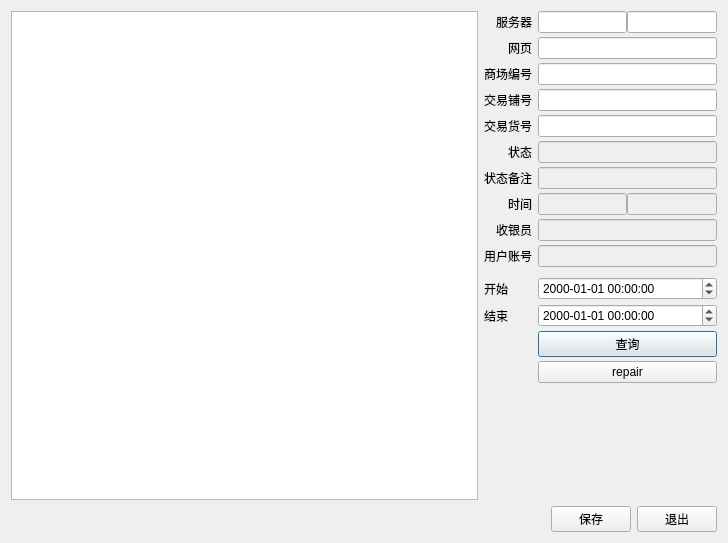
<?xml version="1.0" encoding="UTF-8"?>
<ui version="4.0">
 <class>w_scr_dish_data_collection_dialog</class>
 <widget class="QDialog" name="w_scr_dish_data_collection_dialog">
  <property name="geometry">
   <rect>
    <x>0</x>
    <y>0</y>
    <width>728</width>
    <height>543</height>
   </rect>
  </property>
  <property name="windowTitle">
   <string>Dialog</string>
  </property>
  <layout class="QVBoxLayout" name="verticalLayout">
   <item>
    <layout class="QHBoxLayout" name="horizontalLayout_3" stretch="2,1">
     <item>
      <widget class="lds_tableView" name="tableView"/>
     </item>
     <item>
      <layout class="QGridLayout" name="gridLayout">
       <property name="verticalSpacing">
        <number>4</number>
       </property>
       <item row="19" column="1">
        <widget class="lds_toolbar_button" name="pushButton_serach">
         <property name="text">
          <string>查询</string>
         </property>
         <property name="outer_stylesheet" stdset="0">
          <string>pushbutton</string>
         </property>
        </widget>
       </item>
       <item row="14" column="1" rowspan="2">
        <widget class="QLineEdit" name="lineEdit_username">
         <property name="enabled">
          <bool>false</bool>
         </property>
        </widget>
       </item>
       <item row="14" column="0" rowspan="2">
        <widget class="QLabel" name="label_12">
         <property name="text">
          <string>用户账号</string>
         </property>
         <property name="alignment">
          <set>Qt::AlignRight|Qt::AlignTrailing|Qt::AlignVCenter</set>
         </property>
        </widget>
       </item>
       <item row="11" column="1" rowspan="2">
        <widget class="QLineEdit" name="lineEdit_cashier">
         <property name="enabled">
          <bool>false</bool>
         </property>
        </widget>
       </item>
       <item row="2" column="1">
        <widget class="QLineEdit" name="lineEdit_mallid"/>
       </item>
       <item row="0" column="0">
        <widget class="QLabel" name="label">
         <property name="text">
          <string>服务器</string>
         </property>
         <property name="alignment">
          <set>Qt::AlignRight|Qt::AlignTrailing|Qt::AlignVCenter</set>
         </property>
        </widget>
       </item>
       <item row="17" column="0">
        <widget class="QLabel" name="label_6">
         <property name="text">
          <string>开始</string>
         </property>
        </widget>
       </item>
       <item row="18" column="0">
        <widget class="QLabel" name="label_7">
         <property name="text">
          <string>结束</string>
         </property>
        </widget>
       </item>
       <item row="9" column="1" rowspan="2">
        <layout class="QHBoxLayout" name="horizontalLayout_4">
         <property name="spacing">
          <number>0</number>
         </property>
         <item>
          <widget class="QLineEdit" name="lineEdit_txdate_yyyymmdd">
           <property name="enabled">
            <bool>false</bool>
           </property>
          </widget>
         </item>
         <item>
          <widget class="QLineEdit" name="lineEdit_txtime_hhmmss">
           <property name="enabled">
            <bool>false</bool>
           </property>
          </widget>
         </item>
        </layout>
       </item>
       <item row="2" column="0">
        <widget class="QLabel" name="label_4">
         <property name="text">
          <string>商场编号</string>
         </property>
         <property name="alignment">
          <set>Qt::AlignRight|Qt::AlignTrailing|Qt::AlignVCenter</set>
         </property>
        </widget>
       </item>
       <item row="7" column="1" rowspan="2">
        <widget class="QLineEdit" name="lineEdit_ch_uploadmemo">
         <property name="enabled">
          <bool>false</bool>
         </property>
        </widget>
       </item>
       <item row="4" column="0">
        <widget class="QLabel" name="label_5">
         <property name="text">
          <string>交易货号</string>
         </property>
         <property name="alignment">
          <set>Qt::AlignRight|Qt::AlignTrailing|Qt::AlignVCenter</set>
         </property>
        </widget>
       </item>
       <item row="3" column="1">
        <widget class="QLineEdit" name="lineEdit_storecode"/>
       </item>
       <item row="1" column="0">
        <widget class="QLabel" name="label_2">
         <property name="text">
          <string>网页</string>
         </property>
         <property name="alignment">
          <set>Qt::AlignRight|Qt::AlignTrailing|Qt::AlignVCenter</set>
         </property>
        </widget>
       </item>
       <item row="11" column="0" rowspan="2">
        <widget class="QLabel" name="label_11">
         <property name="text">
          <string>收银员</string>
         </property>
         <property name="alignment">
          <set>Qt::AlignRight|Qt::AlignTrailing|Qt::AlignVCenter</set>
         </property>
        </widget>
       </item>
       <item row="9" column="0" rowspan="2">
        <widget class="QLabel" name="label_10">
         <property name="text">
          <string>时间</string>
         </property>
         <property name="alignment">
          <set>Qt::AlignRight|Qt::AlignTrailing|Qt::AlignVCenter</set>
         </property>
        </widget>
       </item>
       <item row="5" column="1" rowspan="2">
        <widget class="QLineEdit" name="lineEdit_ch_uploadflag">
         <property name="enabled">
          <bool>false</bool>
         </property>
        </widget>
       </item>
       <item row="21" column="1" rowspan="3">
        <spacer name="verticalSpacer">
         <property name="orientation">
          <enum>Qt::Vertical</enum>
         </property>
         <property name="sizeHint" stdset="0">
          <size>
           <width>0</width>
           <height>1000</height>
          </size>
         </property>
        </spacer>
       </item>
       <item row="4" column="1">
        <widget class="QLineEdit" name="lineEdit_itemcode"/>
       </item>
       <item row="3" column="0">
        <widget class="QLabel" name="label_3">
         <property name="text">
          <string>交易铺号</string>
         </property>
         <property name="alignment">
          <set>Qt::AlignRight|Qt::AlignTrailing|Qt::AlignVCenter</set>
         </property>
        </widget>
       </item>
       <item row="0" column="1">
        <layout class="QHBoxLayout" name="horizontalLayout">
         <property name="spacing">
          <number>0</number>
         </property>
         <item>
          <widget class="QLineEdit" name="lineEdit_service_ip"/>
         </item>
         <item>
          <widget class="QLineEdit" name="lineEdit_service_port"/>
         </item>
        </layout>
       </item>
       <item row="7" column="0" rowspan="2">
        <widget class="QLabel" name="label_9">
         <property name="text">
          <string>状态备注</string>
         </property>
         <property name="alignment">
          <set>Qt::AlignRight|Qt::AlignTrailing|Qt::AlignVCenter</set>
         </property>
        </widget>
       </item>
       <item row="5" column="0" rowspan="2">
        <widget class="QLabel" name="label_8">
         <property name="text">
          <string>状态</string>
         </property>
         <property name="alignment">
          <set>Qt::AlignRight|Qt::AlignTrailing|Qt::AlignVCenter</set>
         </property>
        </widget>
       </item>
       <item row="16" column="0" colspan="2">
        <widget class="QLabel" name="label_13">
         <property name="minimumSize">
          <size>
           <width>0</width>
           <height>2</height>
          </size>
         </property>
         <property name="maximumSize">
          <size>
           <width>16777215</width>
           <height>2</height>
          </size>
         </property>
         <property name="styleSheet">
          <string notr="true"/>
         </property>
         <property name="text">
          <string/>
         </property>
         <property name="outer_stylesheet" stdset="0">
          <string>line_div_h</string>
         </property>
        </widget>
       </item>
       <item row="1" column="1">
        <widget class="QLineEdit" name="lineEdit_service_submit_path"/>
       </item>
       <item row="17" column="1">
        <widget class="lds_datetimeEdit" name="dateTimeEdit">
         <property name="displayFormat">
          <string>yyyy-MM-dd hh:mm:ss</string>
         </property>
        </widget>
       </item>
       <item row="18" column="1">
        <widget class="lds_datetimeEdit" name="dateTimeEdit_2">
         <property name="displayFormat">
          <string>yyyy-MM-dd hh:mm:ss</string>
         </property>
        </widget>
       </item>
       <item row="20" column="1">
        <widget class="lds_toolbar_button" name="pushButton_repair">
         <property name="text">
          <string>repair</string>
         </property>
         <property name="outer_stylesheet" stdset="0">
          <string>pushbutton</string>
         </property>
        </widget>
       </item>
      </layout>
     </item>
    </layout>
   </item>
   <item>
    <layout class="QHBoxLayout" name="horizontalLayout_2">
     <item>
      <spacer name="horizontalSpacer">
       <property name="orientation">
        <enum>Qt::Horizontal</enum>
       </property>
       <property name="sizeHint" stdset="0">
        <size>
         <width>40</width>
         <height>20</height>
        </size>
       </property>
      </spacer>
     </item>
     <item>
      <widget class="lds_toolbar_button" name="pushButton_save">
       <property name="text">
        <string>保存</string>
       </property>
       <property name="outer_stylesheet" stdset="0">
        <string>pushbutton</string>
       </property>
      </widget>
     </item>
     <item>
      <widget class="lds_toolbar_button" name="pushButton">
       <property name="text">
        <string>退出</string>
       </property>
       <property name="outer_stylesheet" stdset="0">
        <string>pushbutton</string>
       </property>
      </widget>
     </item>
    </layout>
   </item>
  </layout>
 </widget>
 <customwidgets>
  <customwidget>
   <class>lds_toolbar_button</class>
   <extends>QPushButton</extends>
   <header>lds_toolbar_button.h</header>
  </customwidget>
  <customwidget>
   <class>lds_datetimeEdit</class>
   <extends>QDateTimeEdit</extends>
   <header>lds_datetimeedit.h</header>
  </customwidget>
  <customwidget>
   <class>lds_tableView</class>
   <extends>QTableView</extends>
   <header>lds_tableview.h</header>
  </customwidget>
 </customwidgets>
 <resources/>
 <connections/>
</ui>
